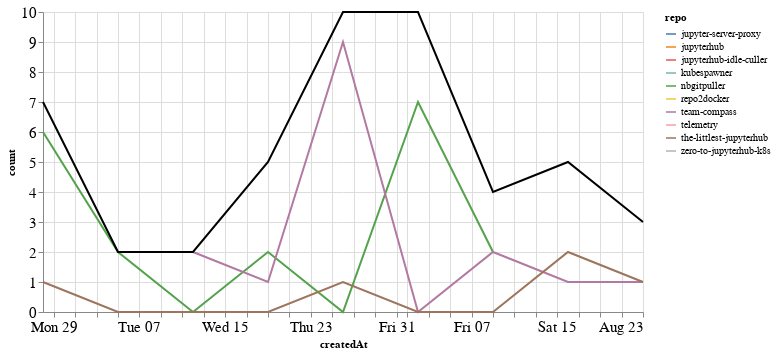

The notebook cell saved with this chart:
### Markdown cell above
## Comments

### Code cell
comments_time = comments.groupby('repo').resample('W', on='createdAt').count()['author'].reset_index()
comments_time = comments_time.rename(columns={'author': 'count'})
comments_time_total = comments_time.groupby('createdAt').agg({"count": "sum"}).reset_index()
ch1 = alt.Chart(comments_time, width=600).mark_line().encode(
    x='createdAt',
    y='count',
    color='repo',
    tooltip="repo"
)

ch2 = alt.Chart(comments_time_total, width=600).mark_line(color="black").encode(
    x='createdAt',
    y='count',
)

ch1 + ch2

### Figure 1 — Vega-Lite specification as saved in the notebook (floating-point values rounded to 4 significant figures)
{"config": {"axisLeft": {"labelFontSize": 15}, "axisBottom": {"labelFontSize": 15}}, "layer": [{"data": {"name": "data-fde1722d97da8702fb0d0520538ed173"}, "mark": "line", "encoding": {"color": {"type": "nominal", "field": "repo"}, "tooltip": {"type": "nominal", "field": "repo"}, "x": {"type": "temporal", "field": "createdAt"}, "y": {"type": "quantitative", "field": "count"}}, "width": 600}, {"data": {"name": "data-547e3b765d7b3bb4d3e165cdd3258751"}, "mark": {"type": "line", "color": "black"}, "encoding": {"x": {"type": "temporal", "field": "createdAt"}, "y": {"type": "quantitative", "field": "count"}}, "width": 600}], "$schema": "https://vega.github.io/schema/vega-lite/v4.8.1.json", "datasets": {"data-fde1722d97da8702fb0d0520538ed173": [{"repo": "jupyter-server-proxy", "createdAt": "2020-08-23T00:00:00", "count": 1}, {"repo": "jupyterhub", "createdAt": "2020-07-19T00:00:00", "count": 1}, {"repo": "jupyterhub-idle-culler", "createdAt": "2020-08-16T00:00:00", "count": 1}, {"repo": "kubespawner", "createdAt": "2020-08-02T00:00:00", "count": 2}, {"repo": "nbgitpuller", "createdAt": "2020-06-28T00:00:00", "count": 6}, {"repo": "nbgitpuller", "createdAt": "2020-07-05T00:00:00", "count": 2}, {"repo": "nbgitpuller", "createdAt": "2020-07-12T00:00:00", "count": 0}, {"repo": "nbgitpuller", "createdAt": "2020-07-19T00:00:00", "count": 2}, {"repo": "nbgitpuller", "createdAt": "2020-07-26T00:00:00", "count": 0}, {"repo": "nbgitpuller", "createdAt": "2020-08-02T00:00:00", "count": 7}, {"repo": "nbgitpuller", "createdAt": "2020-08-09T00:00:00", "count": 2}, {"repo": "repo2docker", "createdAt": "2020-07-19T00:00:00", "count": 1}, {"repo": "team-compass", "createdAt": "2020-07-12T00:00:00", "count": 2}, {"repo": "team-compass", "createdAt": "2020-07-19T00:00:00", "count": 1}, {"repo": "team-compass", "createdAt": "2020-07-26T00:00:00", "count": 9}, {"repo": "team-compass", "createdAt": "2020-08-02T00:00:00", "count": 0}, {"repo": "team-compass", "createdAt": "2020-08-09T00:00:00", "count": 2}, {"repo": "team-compass", "createdAt": "2020-08-16T00:00:00", "count": 1}, {"repo": "team-compass", "createdAt": "2020-08-23T00:00:00", "count": 1}, {"repo": "telemetry", "createdAt": "2020-08-16T00:00:00", "count": 1}, {"repo": "the-littlest-jupyterhub", "createdAt": "2020-06-28T00:00:00", "count": 1}, {"repo": "the-littlest-jupyterhub", "createdAt": "2020-07-05T00:00:00", "count": 0}, {"repo": "the-littlest-jupyterhub", "createdAt": "2020-07-12T00:00:00", "count": 0}, {"repo": "the-littlest-jupyterhub", "createdAt": "2020-07-19T00:00:00", "count": 0}, {"repo": "the-littlest-jupyterhub", "createdAt": "2020-07-26T00:00:00", "count": 1}, {"repo": "the-littlest-jupyterhub", "createdAt": "2020-08-02T00:00:00", "count": 0}, {"repo": "the-littlest-jupyterhub", "createdAt": "2020-08-09T00:00:00", "count": 0}, {"repo": "the-littlest-jupyterhub", "createdAt": "2020-08-16T00:00:00", "count": 2}, {"repo": "the-littlest-jupyterhub", "createdAt": "2020-08-23T00:00:00", "count": 1}, {"repo": "zero-to-jupyterhub-k8s", "createdAt": "2020-08-02T00:00:00", "count": 1}], "data-547e3b765d7b3bb4d3e165cdd3258751": [{"createdAt": "2020-06-28T00:00:00", "count": 7}, {"createdAt": "2020-07-05T00:00:00", "count": 2}, {"createdAt": "2020-07-12T00:00:00", "count": 2}, {"createdAt": "2020-07-19T00:00:00", "count": 5}, {"createdAt": "2020-07-26T00:00:00", "count": 10}, {"createdAt": "2020-08-02T00:00:00", "count": 10}, {"createdAt": "2020-08-09T00:00:00", "count": 4}, {"createdAt": "2020-08-16T00:00:00", "count": 5}, {"createdAt": "2020-08-23T00:00:00", "count": 3}]}}
